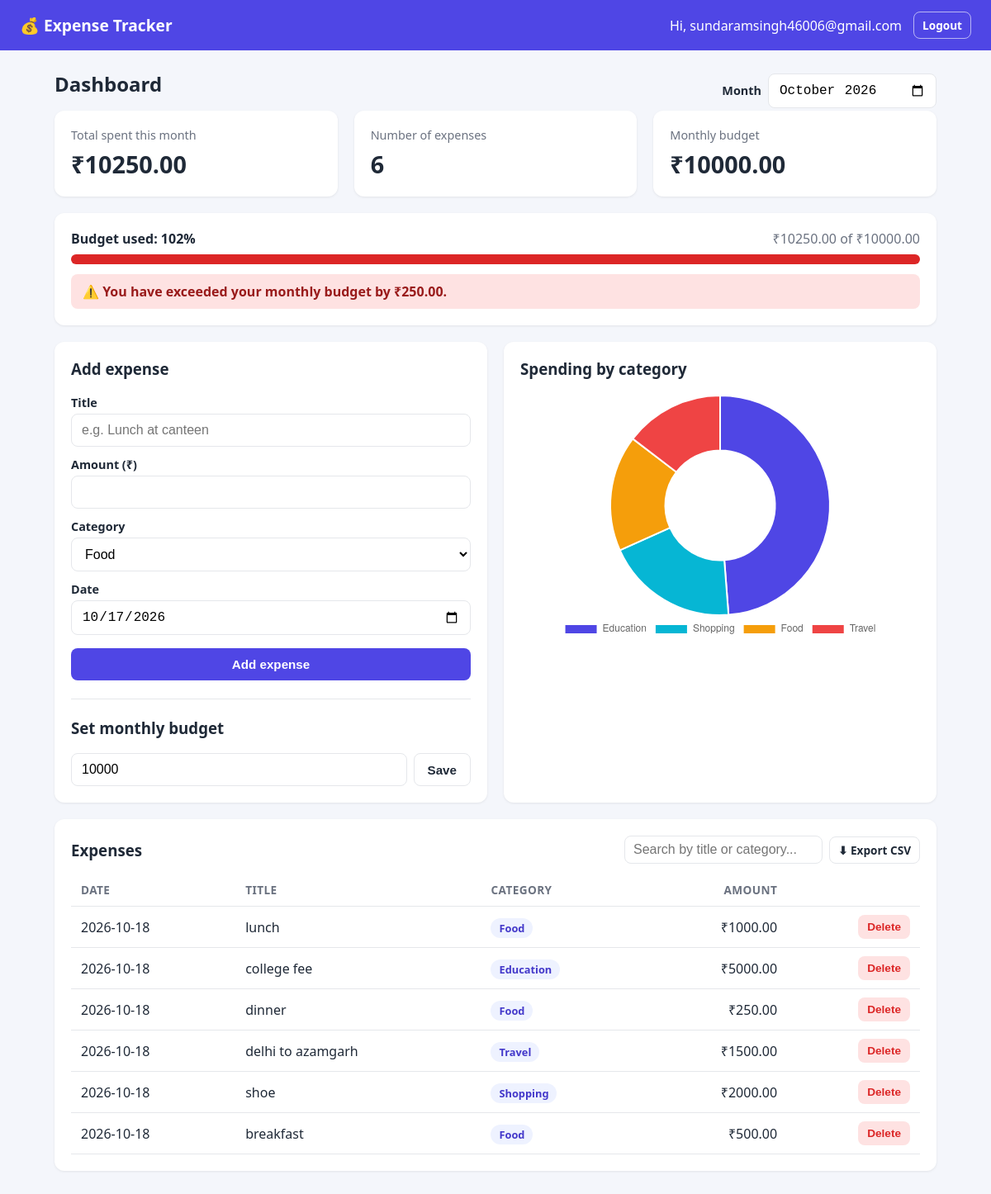
/dashboard (signed in), run on the app's committed database.
### tables this page shows
CREATE TABLE users (
            id            INTEGER PRIMARY KEY AUTOINCREMENT,
            username      TEXT UNIQUE NOT NULL,
            password_hash TEXT NOT NULL,
            budget        REAL DEFAULT 0
        );

CREATE TABLE expenses (
            id          INTEGER PRIMARY KEY AUTOINCREMENT,
            user_id     INTEGER NOT NULL,
            title       TEXT NOT NULL,
            amount      REAL NOT NULL,
            category    TEXT NOT NULL,
            expense_date TEXT NOT NULL,
            FOREIGN KEY (user_id) REFERENCES users (id)
        );

### app.py (the view)
@app.route("/dashboard")
@login_required
def dashboard():
    month = request.args.get("month") or date.today().strftime("%Y-%m")
    try:
        start, end = month_range(month)
    except ValueError:
        month = date.today().strftime("%Y-%m")
        start, end = month_range(month)
    db = get_db()
    uid = session["user_id"]
    expenses = db.execute(
        """SELECT * FROM expenses
           WHERE user_id = ? AND expense_date >= ? AND expense_date < ?
           ORDER BY expense_date DESC, id DESC""",
        (uid, start, end),
    ).fetchall()
    total = sum(e["amount"] for e in expenses)
    by_category = db.execute(
        """SELECT category, SUM(amount) AS total FROM expenses
           WHERE user_id = ? AND expense_date >= ? AND expense_date < ?
           GROUP BY category ORDER BY total DESC""",
        (uid, start, end),
    ).fetchall()
    budget = db.execute(
        "SELECT budget FROM users WHERE id = ?", (uid,)
    ).fetchone()["budget"] or 0
    percent_used = round(total / budget * 100) if budget > 0 else 0
    return render_template(
        "dashboard.html",
        expenses=expenses,
        total=total,
        month=month,
        categories=CATEGORIES,
        chart_labels=[r["category"] for r in by_category],
        chart_values=[round(r["total"], 2) for r in by_category],
        budget=budget,
        percent_used=percent_used,
        today=date.today().isoformat(),
    )

### app.py (called while the page is built)
def get_db():
    if "db" not in g:
        g.db = sqlite3.connect(DATABASE)
        g.db.row_factory = sqlite3.Row
    return g.db

def login_required(view):
    @wraps(view)
    def wrapped(*args, **kwargs):
        if "user_id" not in session:
            flash("Please log in first.", "error")
            return redirect(url_for("login"))
        return view(*args, **kwargs)
    return wrapped

def month_range(month_str):
    year, month = int(month_str[:4]), int(month_str[5:7])
    start = date(year, month, 1)
    end = date(year + 1, 1, 1) if month == 12 else date(year, month + 1, 1)
    return start.isoformat(), end.isoformat()

### templates/dashboard.html (shortened to what this page needs)
{% extends "base.html" %}
{% block content %}
<div class="page-head">
    <h2>Dashboard</h2>
    <form method="GET" action="{{ url_for('dashboard') }}" class="month-form">
        <label for="month">Month</label>
        <input type="month" id="month" name="month" value="{{ month }}" onchange="this.form.submit()">
    </form>
</div>
<div class="grid grid-3">
    <div class="card stat">
        <span class="stat-label">Total spent this month</span>
        <span class="stat-value">₹{{ '%.2f'|format(total) }}</span>
    </div>
    <div class="card stat">
        <span class="stat-label">Number of expenses</span>
        <span class="stat-value">{{ expenses|length }}</span>
    </div>
    <div class="card stat">
        <span class="stat-label">Monthly budget</span>
        <span class="stat-value">{% if budget > 0 %}₹{{ '%.2f'|format(budget) }}{% else %}Not set{% endif %}</span>
    </div>
</div>
{% if budget > 0 %}
<div class="card">
    <div class="budget-row">
        <strong>Budget used: {{ percent_used }}%</strong>
        <span class="muted">₹{{ '%.2f'|format(total) }} of ₹{{ '%.2f'|format(budget) }}</span>
    </div>
    <div class="progress">
        <div class="progress-bar
            {% if percent_used >= 100 %}danger{% elif percent_used >= 80 %}warn{% endif %}"
             style="width: {{ [percent_used, 100]|min }}%"></div>
    </div>
    {% if percent_used >= 100 %}
        <p class="alert alert-danger">⚠️ You have exceeded your monthly budget by ₹{{ '%.2f'|format(total - budget) }}.</p>
    {% elif percent_used >= 80 %}
        <p class="alert alert-warn">⚠️ Careful! You have used {{ percent_used }}% of your budget.</p>
    {% endif %}
</div>
{% endif %}
<div class="grid grid-2">
    <div class="card">
        <h3>Add expense</h3>
        <form method="POST" action="{{ url_for('add_expense') }}" id="expense-form">
            <label for="title">Title</label>
            <input type="text" id="title" name="title" placeholder="e.g. Lunch at canteen" required>
            <label for="amount">Amount (₹)</label>
            <input type="number" id="amount" name="amount" step="0.01" min="0.01" required>
            <label for="category">Category</label>
            <select id="category" name="category">
                {% for c in categories %}
                <option value="{{ c }}">{{ c }}</option>
                {% endfor %}
            </select>
            <label for="expense_date">Date</label>
            <input type="date" id="expense_date" name="expense_date" value="{{ today }}" max="{{ today }}" required>
            <button type="submit" class="btn btn-primary btn-block">Add expense</button>
        </form>
        <hr>
        <h3>Set monthly budget</h3>
        <form method="POST" action="{{ url_for('set_budget') }}" class="inline-form">
            <input type="number" name="budget" step="1" min="0" placeholder="e.g. 5000" value="{{ budget|int if budget else '' }}" required>
            <button type="submit" class="btn btn-outline">Save</button>
        </form>
    </div>
    <div class="card">
        <h3>Spending by category</h3>
        {% if chart_values %}
            <div class="chart-wrap"><canvas id="categoryChart"></canvas></div>
        {% else %}
            <p class="muted empty">No expenses this month yet. Add one to see the chart.</p>
        {% endif %}
    </div>
</div>
<div class="card">
    <div class="table-head">
        <h3>Expenses</h3>
        <div class="table-tools">
            <input type="text" id="search" placeholder="Search by title or category...">
            <a class="btn btn-outline btn-small" href="{{ url_for('export_csv') }}">⬇ Export CSV</a>
        </div>
    </div>
    {% if expenses %}
    <div class="table-scroll">
        <table id="expense-table">
            <thead>
                <tr><th>Date</th><th>Title</th><th>Category</th><th class="num">Amount</th><th></th></tr>
            </thead>
            <tbody>
                {% for e in expenses %}
                <tr>
                    <td>{{ e['expense_date'] }}</td>
                    <td>{{ e['title'] }}</td>
                    <td><span class="tag">{{ e['category'] }}</span></td>
                    <td class="num">₹{{ '%.2f'|format(e['amount']) }}</td>
                    <td class="num">
                        <form method="POST" action="{{ url_for('delete_expense', expense_id=e['id']) }}"
                              class="delete-form">
                            <button type="submit" class="btn btn-danger btn-small">Delete</button>
                        </form>
                    </td>
                </tr>
                {% endfor %}
            </tbody>
        </table>
    </div>
    {% else %}
        <p class="muted empty">No expenses for this month.</p>
    {% endif %}
</div>
{% endblock %}
{% block scripts %}
{% if chart_values %}
<script>
    // Data comes from Flask (Python) -> JSON -> JavaScript
    drawCategoryChart({{ chart_labels|tojson }}, {{ chart_values|tojson }});
</script>
{% endif %}
{% endblock %}

### templates/base.html (shortened to what this page needs)
<!DOCTYPE html>
<html lang="en">
<head>
    <link rel="stylesheet" href="{{ url_for('static', filename='style.css') }}">
</head>
<body>
    <nav class="navbar">
        <a class="brand" href="{{ url_for('index') }}">💰 Expense Tracker</a>
        {% if session.get('username') %}
        <div class="nav-right">
            <span class="hello">Hi, {{ session['username'] }}</span>
            <a class="btn btn-small btn-outline" href="{{ url_for('logout') }}">Logout</a>
        </div>
        {% endif %}
    </nav>
    <main class="container">
        {% block content %}{% endblock %}
    </main>
    {% block scripts %}{% endblock %}
</body>
</html>

### static/style.css (style rules this page uses)
:root { --bg: #f4f6fb; --card: #ffffff; --text: #1f2937; --muted: #6b7280; --primary: #4f46e5; --primary-dark: #4338ca; --danger: #dc2626; --warn: #d97706; --ok: #16a34a; --border: #e5e7eb; }
* { box-sizing: border-box; }
body { margin: 0; font-family: "Segoe UI", system-ui, -apple-system, Roboto, Arial, sans-serif; background: var(--bg); color: var(--text); min-height: 100vh; display: flex; flex-direction: column; }
a { color: var(--primary); text-decoration: none; }
.navbar { background: var(--primary); color: #fff; padding: 14px 24px; display: flex; justify-content: space-between; align-items: center; }
.navbar .brand { color: #fff; font-size: 1.2rem; font-weight: 700; }
.nav-right { display: flex; align-items: center; gap: 14px; }
.navbar .btn-outline { color: #fff; border-color: rgba(255,255,255,.6); }
.container { width: 100%; max-width: 1100px; margin: 24px auto; padding: 0 16px; flex: 1; }
.card { background: var(--card); border-radius: 12px; padding: 20px; margin-bottom: 20px; box-shadow: 0 1px 3px rgba(0,0,0,.08); }
.card h3 { margin-top: 0; }
.grid { display: grid; gap: 20px; margin-bottom: 0; }
.grid-3 { grid-template-columns: repeat(3, 1fr); }
.grid-2 { grid-template-columns: repeat(2, 1fr); }
.grid > .card { margin-bottom: 20px; }
.page-head { display: flex; justify-content: space-between; align-items: center; flex-wrap: wrap; gap: 10px; }
.page-head h2 { margin: 0 0 16px; }
.month-form { display: flex; align-items: center; gap: 8px; }
.month-form label { margin: 0; }
.stat { display: flex; flex-direction: column; gap: 6px; }
.stat-label { color: var(--muted); font-size: .9rem; }
.stat-value { font-size: 1.8rem; font-weight: 700; }
label { display: block; margin: 12px 0 4px; font-weight: 600; font-size: .9rem; }
input, select { width: 100%; padding: 10px 12px; border: 1px solid var(--border); border-radius: 8px; font-size: 1rem; background: #fff; }
hr { border: 0; border-top: 1px solid var(--border); margin: 22px 0; }
.inline-form { display: flex; gap: 8px; }
.inline-form input { flex: 1; }
.btn { display: inline-block; padding: 10px 16px; border-radius: 8px; border: 1px solid transparent; font-size: .95rem; font-weight: 600; cursor: pointer; text-align: center; }
.btn-primary { background: var(--primary); color: #fff; margin-top: 16px; }
.btn-outline { background: transparent; border-color: var(--border); color: var(--text); }
.btn-danger { background: #fee2e2; color: var(--danger); }
.btn-small { padding: 6px 10px; font-size: .85rem; }
.btn-block { width: 100%; }
.muted { color: var(--muted); }
.budget-row { display: flex; justify-content: space-between; margin-bottom: 8px; flex-wrap: wrap; gap: 6px; }
.progress { background: #e5e7eb; border-radius: 999px; height: 12px; overflow: hidden; }
.progress-bar { background: var(--ok); height: 100%; transition: width .4s; }
.progress-bar.danger { background: var(--danger); }
.alert { margin: 12px 0 0; padding: 10px 14px; border-radius: 8px; font-weight: 600; }
.alert-danger { background: #fee2e2; color: #991b1b; }
.chart-wrap { position: relative; height: 300px; }
.table-head { display: flex; justify-content: space-between; align-items: center; flex-wrap: wrap; gap: 10px; margin-bottom: 12px; }
.table-head h3 { margin: 0; }
.table-tools { display: flex; gap: 8px; align-items: center; }
.table-tools input { width: 240px; padding: 7px 10px; }
.table-scroll { overflow-x: auto; }
table { width: 100%; border-collapse: collapse; }
th, td { padding: 10px 12px; border-bottom: 1px solid var(--border); text-align: left; }
th { color: var(--muted); font-size: .85rem; text-transform: uppercase; letter-spacing: .03em; }
.num { text-align: right; }
.tag { background: #eef2ff; color: var(--primary-dark); padding: 3px 10px; border-radius: 999px; font-size: .8rem; font-weight: 600; }
.delete-form { margin: 0; }

### data on the page
users: username "sundaramsingh46006@gmail.com", budget "10000.00", total-budget "250.00", budget "10000"
expenses: expense_date "2026-10-18", title "lunch", category "Food", amount "1000.00"
expenses: expense_date "2026-10-18", title "college fee", category "Education", amount "5000.00"
expenses: expense_date "2026-10-18", title "dinner", category "Food", amount "250.00"
expenses: expense_date "2026-10-18", title "delhi to azamgarh", category "Travel", amount "1500.00"
expenses: expense_date "2026-10-18", title "shoe", category "Shopping", amount "2000.00"
expenses: expense_date "2026-10-18", title "breakfast", category "Food", amount "500.00"

### other printed values
{{ '%.2f'|format(total) }} "10250.00"
{{ expenses|length }} "6"
{{ percent_used }} "102"
form field category "Food"
chart data {{ chart_labels|tojson }} ["Education", "Shopping", "Food", "Travel"]
chart data {{ chart_values|tojson }} [5000.0, 2000.0, 1750.0, 1500.0]
